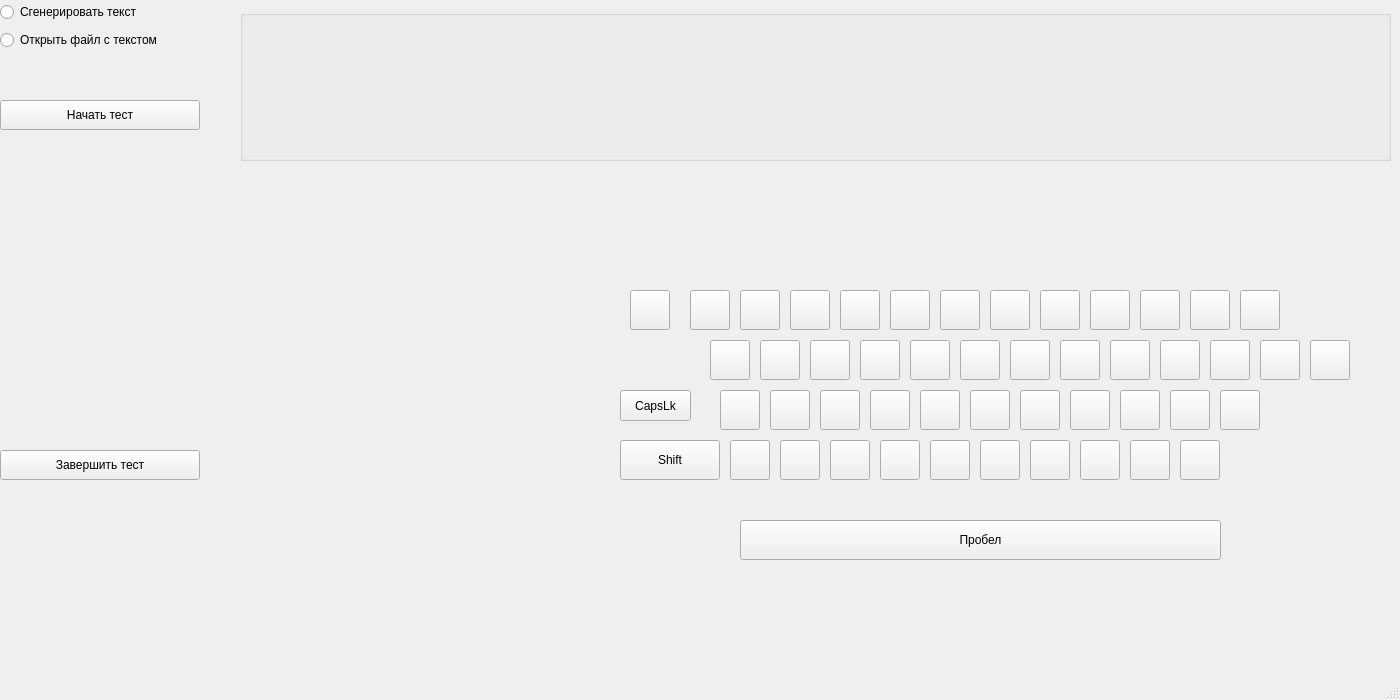
<?xml version="1.0" encoding="UTF-8"?>
<ui version="4.0">
 <class>MainWindow</class>
 <widget class="QMainWindow" name="MainWindow">
  <property name="geometry">
   <rect>
    <x>0</x>
    <y>0</y>
    <width>1400</width>
    <height>700</height>
   </rect>
  </property>
  <property name="windowTitle">
   <string>MainWindow</string>
  </property>
  <widget class="QWidget" name="centralwidget">
   <widget class="QGroupBox" name="groupBox">
    <property name="geometry">
     <rect>
      <x>240</x>
      <y>10</y>
      <width>1151</width>
      <height>151</height>
     </rect>
    </property>
    <property name="title">
     <string/>
    </property>
    <widget class="QLabel" name="TextLabel">
     <property name="geometry">
      <rect>
       <x>310</x>
       <y>52</y>
       <width>810</width>
       <height>31</height>
      </rect>
     </property>
     <property name="text">
      <string/>
     </property>
    </widget>
    <widget class="QLabel" name="label_2">
     <property name="geometry">
      <rect>
       <x>26</x>
       <y>52</y>
       <width>281</width>
       <height>31</height>
      </rect>
     </property>
     <property name="text">
      <string/>
     </property>
    </widget>
    <widget class="QLabel" name="label">
     <property name="geometry">
      <rect>
       <x>310</x>
       <y>110</y>
       <width>100</width>
       <height>31</height>
      </rect>
     </property>
     <property name="text">
      <string/>
     </property>
    </widget>
   </widget>
   <widget class="QPushButton" name="StartPushButton">
    <property name="geometry">
     <rect>
      <x>0</x>
      <y>100</y>
      <width>200</width>
      <height>30</height>
     </rect>
    </property>
    <property name="text">
     <string>Начать тест</string>
    </property>
   </widget>
   <widget class="QWidget" name="layoutWidget">
    <property name="geometry">
     <rect>
      <x>0</x>
      <y>0</y>
      <width>201</width>
      <height>54</height>
     </rect>
    </property>
    <layout class="QVBoxLayout" name="verticalLayout">
     <item>
      <widget class="QRadioButton" name="GenerateTextRadioButton">
       <property name="text">
        <string>Сгенерировать текст</string>
       </property>
      </widget>
     </item>
     <item>
      <widget class="QRadioButton" name="OpenTextRadioButton">
       <property name="text">
        <string>Открыть файл с текстом</string>
       </property>
      </widget>
     </item>
    </layout>
   </widget>
   <widget class="QPushButton" name="pushButton_1">
    <property name="geometry">
     <rect>
      <x>710</x>
      <y>340</y>
      <width>40</width>
      <height>40</height>
     </rect>
    </property>
    <property name="text">
     <string/>
    </property>
   </widget>
   <widget class="QPushButton" name="pushButton_2">
    <property name="geometry">
     <rect>
      <x>760</x>
      <y>340</y>
      <width>40</width>
      <height>40</height>
     </rect>
    </property>
    <property name="text">
     <string/>
    </property>
   </widget>
   <widget class="QPushButton" name="pushButton_3">
    <property name="geometry">
     <rect>
      <x>810</x>
      <y>340</y>
      <width>40</width>
      <height>40</height>
     </rect>
    </property>
    <property name="text">
     <string/>
    </property>
   </widget>
   <widget class="QPushButton" name="pushButton_4">
    <property name="geometry">
     <rect>
      <x>860</x>
      <y>340</y>
      <width>40</width>
      <height>40</height>
     </rect>
    </property>
    <property name="text">
     <string/>
    </property>
   </widget>
   <widget class="QPushButton" name="pushButton_5">
    <property name="geometry">
     <rect>
      <x>910</x>
      <y>340</y>
      <width>40</width>
      <height>40</height>
     </rect>
    </property>
    <property name="text">
     <string/>
    </property>
   </widget>
   <widget class="QPushButton" name="pushButton_7">
    <property name="geometry">
     <rect>
      <x>1010</x>
      <y>340</y>
      <width>40</width>
      <height>40</height>
     </rect>
    </property>
    <property name="text">
     <string/>
    </property>
   </widget>
   <widget class="QPushButton" name="pushButton_8">
    <property name="geometry">
     <rect>
      <x>1060</x>
      <y>340</y>
      <width>40</width>
      <height>40</height>
     </rect>
    </property>
    <property name="text">
     <string/>
    </property>
   </widget>
   <widget class="QPushButton" name="pushButton_6">
    <property name="geometry">
     <rect>
      <x>960</x>
      <y>340</y>
      <width>40</width>
      <height>40</height>
     </rect>
    </property>
    <property name="text">
     <string/>
    </property>
   </widget>
   <widget class="QPushButton" name="pushButton_9">
    <property name="geometry">
     <rect>
      <x>1110</x>
      <y>340</y>
      <width>40</width>
      <height>40</height>
     </rect>
    </property>
    <property name="text">
     <string/>
    </property>
   </widget>
   <widget class="QPushButton" name="pushButton_11">
    <property name="geometry">
     <rect>
      <x>1210</x>
      <y>340</y>
      <width>40</width>
      <height>40</height>
     </rect>
    </property>
    <property name="text">
     <string/>
    </property>
   </widget>
   <widget class="QPushButton" name="pushButton_12">
    <property name="geometry">
     <rect>
      <x>1260</x>
      <y>340</y>
      <width>40</width>
      <height>40</height>
     </rect>
    </property>
    <property name="text">
     <string/>
    </property>
   </widget>
   <widget class="QPushButton" name="pushButton_10">
    <property name="geometry">
     <rect>
      <x>1160</x>
      <y>340</y>
      <width>40</width>
      <height>40</height>
     </rect>
    </property>
    <property name="text">
     <string/>
    </property>
   </widget>
   <widget class="QPushButton" name="pushButton_13">
    <property name="geometry">
     <rect>
      <x>720</x>
      <y>390</y>
      <width>40</width>
      <height>40</height>
     </rect>
    </property>
    <property name="text">
     <string/>
    </property>
   </widget>
   <widget class="QPushButton" name="pushButton_15">
    <property name="geometry">
     <rect>
      <x>820</x>
      <y>390</y>
      <width>40</width>
      <height>40</height>
     </rect>
    </property>
    <property name="text">
     <string/>
    </property>
   </widget>
   <widget class="QPushButton" name="pushButton_16">
    <property name="geometry">
     <rect>
      <x>870</x>
      <y>390</y>
      <width>40</width>
      <height>40</height>
     </rect>
    </property>
    <property name="text">
     <string/>
    </property>
   </widget>
   <widget class="QPushButton" name="pushButton_23">
    <property name="geometry">
     <rect>
      <x>1220</x>
      <y>390</y>
      <width>40</width>
      <height>40</height>
     </rect>
    </property>
    <property name="text">
     <string/>
    </property>
   </widget>
   <widget class="QPushButton" name="pushButton_17">
    <property name="geometry">
     <rect>
      <x>920</x>
      <y>390</y>
      <width>40</width>
      <height>40</height>
     </rect>
    </property>
    <property name="text">
     <string/>
    </property>
   </widget>
   <widget class="QPushButton" name="pushButton_20">
    <property name="geometry">
     <rect>
      <x>1070</x>
      <y>390</y>
      <width>40</width>
      <height>40</height>
     </rect>
    </property>
    <property name="text">
     <string/>
    </property>
   </widget>
   <widget class="QPushButton" name="pushButton_14">
    <property name="geometry">
     <rect>
      <x>770</x>
      <y>390</y>
      <width>40</width>
      <height>40</height>
     </rect>
    </property>
    <property name="text">
     <string/>
    </property>
   </widget>
   <widget class="QPushButton" name="pushButton_19">
    <property name="geometry">
     <rect>
      <x>1020</x>
      <y>390</y>
      <width>40</width>
      <height>40</height>
     </rect>
    </property>
    <property name="text">
     <string/>
    </property>
   </widget>
   <widget class="QPushButton" name="pushButton_21">
    <property name="geometry">
     <rect>
      <x>1120</x>
      <y>390</y>
      <width>40</width>
      <height>40</height>
     </rect>
    </property>
    <property name="text">
     <string/>
    </property>
   </widget>
   <widget class="QPushButton" name="pushButton_18">
    <property name="geometry">
     <rect>
      <x>970</x>
      <y>390</y>
      <width>40</width>
      <height>40</height>
     </rect>
    </property>
    <property name="text">
     <string/>
    </property>
   </widget>
   <widget class="QPushButton" name="pushButton_22">
    <property name="geometry">
     <rect>
      <x>1170</x>
      <y>390</y>
      <width>40</width>
      <height>40</height>
     </rect>
    </property>
    <property name="text">
     <string/>
    </property>
   </widget>
   <widget class="QPushButton" name="pushButton_30">
    <property name="geometry">
     <rect>
      <x>1030</x>
      <y>440</y>
      <width>40</width>
      <height>40</height>
     </rect>
    </property>
    <property name="text">
     <string/>
    </property>
   </widget>
   <widget class="QPushButton" name="pushButton_32">
    <property name="geometry">
     <rect>
      <x>1130</x>
      <y>440</y>
      <width>40</width>
      <height>40</height>
     </rect>
    </property>
    <property name="text">
     <string/>
    </property>
   </widget>
   <widget class="QPushButton" name="pushButton_27">
    <property name="geometry">
     <rect>
      <x>880</x>
      <y>440</y>
      <width>40</width>
      <height>40</height>
     </rect>
    </property>
    <property name="text">
     <string/>
    </property>
   </widget>
   <widget class="QPushButton" name="pushButton_24">
    <property name="geometry">
     <rect>
      <x>730</x>
      <y>440</y>
      <width>40</width>
      <height>40</height>
     </rect>
    </property>
    <property name="text">
     <string/>
    </property>
   </widget>
   <widget class="QPushButton" name="pushButton_26">
    <property name="geometry">
     <rect>
      <x>830</x>
      <y>440</y>
      <width>40</width>
      <height>40</height>
     </rect>
    </property>
    <property name="text">
     <string/>
    </property>
   </widget>
   <widget class="QPushButton" name="pushButton_28">
    <property name="geometry">
     <rect>
      <x>930</x>
      <y>440</y>
      <width>40</width>
      <height>40</height>
     </rect>
    </property>
    <property name="text">
     <string/>
    </property>
   </widget>
   <widget class="QPushButton" name="pushButton_25">
    <property name="geometry">
     <rect>
      <x>780</x>
      <y>440</y>
      <width>40</width>
      <height>40</height>
     </rect>
    </property>
    <property name="text">
     <string/>
    </property>
   </widget>
   <widget class="QPushButton" name="pushButton_31">
    <property name="geometry">
     <rect>
      <x>1080</x>
      <y>440</y>
      <width>40</width>
      <height>40</height>
     </rect>
    </property>
    <property name="text">
     <string/>
    </property>
   </widget>
   <widget class="QPushButton" name="pushButton_33">
    <property name="geometry">
     <rect>
      <x>1180</x>
      <y>440</y>
      <width>40</width>
      <height>40</height>
     </rect>
    </property>
    <property name="text">
     <string/>
    </property>
   </widget>
   <widget class="QPushButton" name="pushButton_29">
    <property name="geometry">
     <rect>
      <x>980</x>
      <y>440</y>
      <width>40</width>
      <height>40</height>
     </rect>
    </property>
    <property name="text">
     <string/>
    </property>
   </widget>
   <widget class="QPushButton" name="pushButton_34">
    <property name="geometry">
     <rect>
      <x>630</x>
      <y>290</y>
      <width>40</width>
      <height>40</height>
     </rect>
    </property>
    <property name="text">
     <string/>
    </property>
   </widget>
   <widget class="QPushButton" name="spacePushButton">
    <property name="geometry">
     <rect>
      <x>740</x>
      <y>520</y>
      <width>481</width>
      <height>40</height>
     </rect>
    </property>
    <property name="text">
     <string>Пробел</string>
    </property>
   </widget>
   <widget class="QPushButton" name="shiftPushButton">
    <property name="geometry">
     <rect>
      <x>620</x>
      <y>440</y>
      <width>100</width>
      <height>40</height>
     </rect>
    </property>
    <property name="text">
     <string>Shift</string>
    </property>
   </widget>
   <widget class="QLabel" name="ErrorsLabel">
    <property name="geometry">
     <rect>
      <x>10</x>
      <y>230</y>
      <width>200</width>
      <height>30</height>
     </rect>
    </property>
    <property name="text">
     <string/>
    </property>
   </widget>
   <widget class="QPushButton" name="CapsLushButton">
    <property name="geometry">
     <rect>
      <x>620</x>
      <y>390</y>
      <width>71</width>
      <height>31</height>
     </rect>
    </property>
    <property name="text">
     <string>CapsLk</string>
    </property>
   </widget>
   <widget class="QLabel" name="Alphaslabel">
    <property name="geometry">
     <rect>
      <x>10</x>
      <y>190</y>
      <width>200</width>
      <height>30</height>
     </rect>
    </property>
    <property name="text">
     <string/>
    </property>
   </widget>
   <widget class="QLabel" name="ProzentLabel">
    <property name="geometry">
     <rect>
      <x>10</x>
      <y>270</y>
      <width>200</width>
      <height>30</height>
     </rect>
    </property>
    <property name="text">
     <string/>
    </property>
   </widget>
   <widget class="QLabel" name="TimeLabel">
    <property name="geometry">
     <rect>
      <x>10</x>
      <y>310</y>
      <width>200</width>
      <height>30</height>
     </rect>
    </property>
    <property name="text">
     <string/>
    </property>
   </widget>
   <widget class="QLabel" name="SpeedLabel">
    <property name="geometry">
     <rect>
      <x>10</x>
      <y>350</y>
      <width>200</width>
      <height>30</height>
     </rect>
    </property>
    <property name="text">
     <string/>
    </property>
   </widget>
   <widget class="QPushButton" name="pushButton">
    <property name="geometry">
     <rect>
      <x>0</x>
      <y>450</y>
      <width>200</width>
      <height>30</height>
     </rect>
    </property>
    <property name="text">
     <string>Завершить тест</string>
    </property>
   </widget>
   <widget class="QPushButton" name="pushButton_43">
    <property name="geometry">
     <rect>
      <x>1090</x>
      <y>290</y>
      <width>40</width>
      <height>40</height>
     </rect>
    </property>
    <property name="text">
     <string/>
    </property>
   </widget>
   <widget class="QPushButton" name="pushButton_41">
    <property name="geometry">
     <rect>
      <x>990</x>
      <y>290</y>
      <width>40</width>
      <height>40</height>
     </rect>
    </property>
    <property name="text">
     <string/>
    </property>
   </widget>
   <widget class="QPushButton" name="pushButton_35">
    <property name="geometry">
     <rect>
      <x>690</x>
      <y>290</y>
      <width>40</width>
      <height>40</height>
     </rect>
    </property>
    <property name="text">
     <string/>
    </property>
   </widget>
   <widget class="QPushButton" name="pushButton_36">
    <property name="geometry">
     <rect>
      <x>740</x>
      <y>290</y>
      <width>40</width>
      <height>40</height>
     </rect>
    </property>
    <property name="text">
     <string/>
    </property>
   </widget>
   <widget class="QPushButton" name="pushButton_39">
    <property name="geometry">
     <rect>
      <x>890</x>
      <y>290</y>
      <width>40</width>
      <height>40</height>
     </rect>
    </property>
    <property name="text">
     <string/>
    </property>
   </widget>
   <widget class="QPushButton" name="pushButton_40">
    <property name="geometry">
     <rect>
      <x>940</x>
      <y>290</y>
      <width>40</width>
      <height>40</height>
     </rect>
    </property>
    <property name="text">
     <string/>
    </property>
   </widget>
   <widget class="QPushButton" name="pushButton_42">
    <property name="geometry">
     <rect>
      <x>1040</x>
      <y>290</y>
      <width>40</width>
      <height>40</height>
     </rect>
    </property>
    <property name="text">
     <string/>
    </property>
   </widget>
   <widget class="QPushButton" name="pushButton_38">
    <property name="geometry">
     <rect>
      <x>840</x>
      <y>290</y>
      <width>40</width>
      <height>40</height>
     </rect>
    </property>
    <property name="text">
     <string/>
    </property>
   </widget>
   <widget class="QPushButton" name="pushButton_46">
    <property name="geometry">
     <rect>
      <x>1240</x>
      <y>290</y>
      <width>40</width>
      <height>40</height>
     </rect>
    </property>
    <property name="text">
     <string/>
    </property>
   </widget>
   <widget class="QPushButton" name="pushButton_44">
    <property name="geometry">
     <rect>
      <x>1140</x>
      <y>290</y>
      <width>40</width>
      <height>40</height>
     </rect>
    </property>
    <property name="text">
     <string/>
    </property>
   </widget>
   <widget class="QPushButton" name="pushButton_45">
    <property name="geometry">
     <rect>
      <x>1190</x>
      <y>290</y>
      <width>40</width>
      <height>40</height>
     </rect>
    </property>
    <property name="text">
     <string/>
    </property>
   </widget>
   <widget class="QPushButton" name="pushButton_37">
    <property name="geometry">
     <rect>
      <x>790</x>
      <y>290</y>
      <width>40</width>
      <height>40</height>
     </rect>
    </property>
    <property name="text">
     <string/>
    </property>
   </widget>
   <widget class="QPushButton" name="pushButton_47">
    <property name="geometry">
     <rect>
      <x>1310</x>
      <y>340</y>
      <width>40</width>
      <height>40</height>
     </rect>
    </property>
    <property name="text">
     <string/>
    </property>
   </widget>
  </widget>
  <widget class="QMenuBar" name="menubar">
   <property name="geometry">
    <rect>
     <x>0</x>
     <y>0</y>
     <width>1400</width>
     <height>22</height>
    </rect>
   </property>
  </widget>
  <widget class="QStatusBar" name="statusbar"/>
 </widget>
 <resources/>
 <connections/>
</ui>
